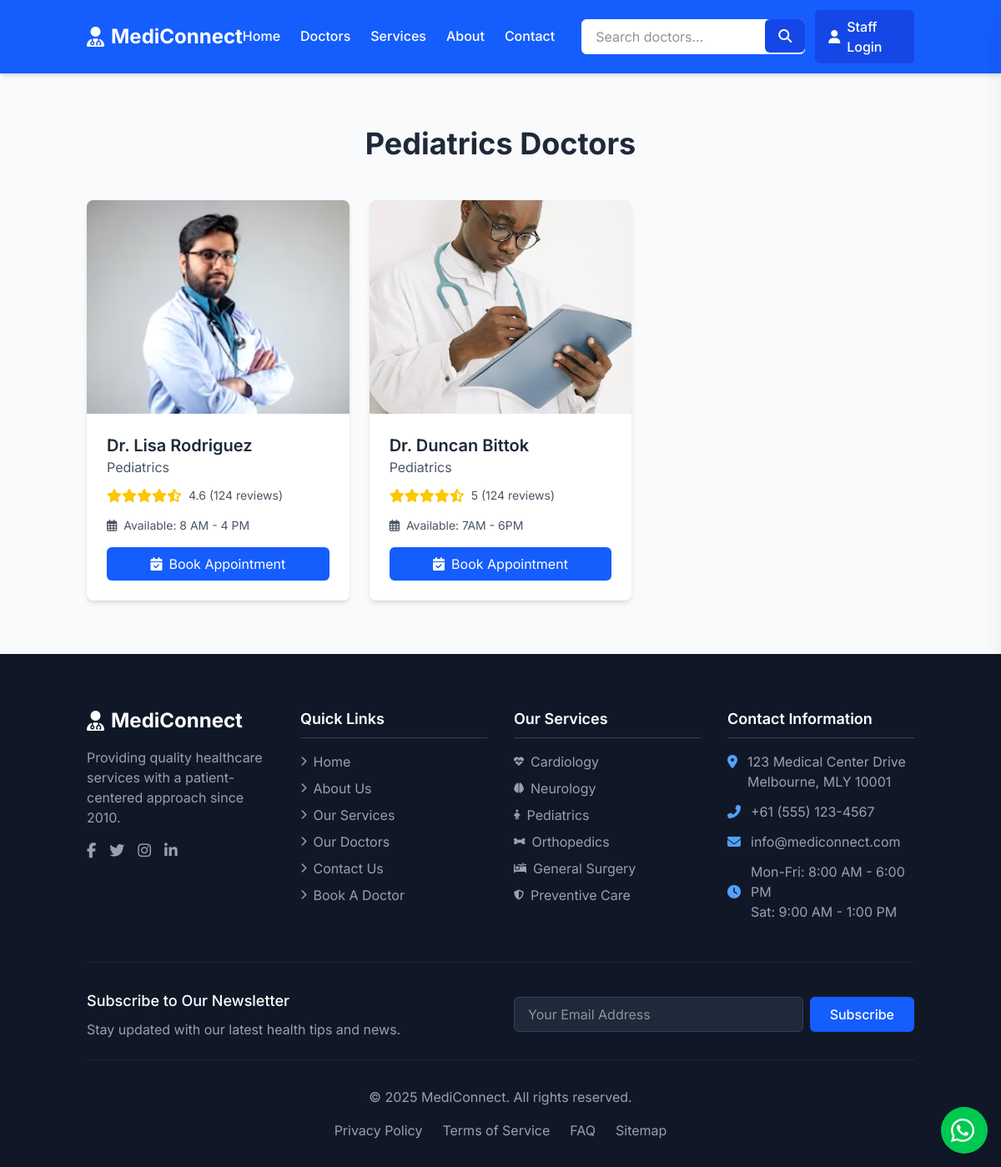
/departmental_doctors/4, run on the app's committed database.
### models/models.py (models this page shows, shortened)
class Department(db.Model):
    id = db.Column(db.Integer, primary_key=True)
    name = db.Column(db.String(100), nullable=False)
    image_url = db.Column(db.String(100), nullable=True)  # Optional image URL for department
    doctors = db.relationship('Doctor', backref='department', lazy=True)

class Doctor(db.Model):
    id = db.Column(db.Integer, primary_key=True)
    name = db.Column(db.String(100), nullable=False)
    department_id = db.Column(db.Integer, db.ForeignKey('department.id'), nullable=False)  # Foreign key to Department
    image_url = db.Column(db.String(300), nullable=False)
    rating = db.Column(db.String(300), nullable=False)  # Doctor's rating
    work_hours = db.Column(db.String(300), nullable=False)  # Working hours of the doctor
    appointments = db.relationship('Appointment', backref='doctor', lazy=True)

### app.py (the view)
@app.route('/departmental_doctors/<int:department_id>' , methods=['GET'])
def departmental_doctors(department_id):
    department = Department.query.get(department_id)
    doctors = Doctor.query.filter_by(department_id=department_id).all()
    return render_template('categorized_doctors.html', doctors=doctors, department=department)

### templates/categorized_doctors.html (shortened to what this page needs)
{% extends "base.html" %}
{% block content %}
<section class="doctors-section py-16 bg-gray-50">
    <div class="container mx-auto px-4">
        <div class="text-center mb-12">
            <h2 class="text-3xl md:text-4xl font-bold text-gray-800 mb-4">
                {{ department.name }} Doctors
            </h2>
        </div>
        {% if doctors|length == 0 %}
        <p class="text-gray-600 text-lg">No doctors are available in this department at the moment!</p>
        {% else %}
        <div class="grid grid-cols-1 sm:grid-cols-2 lg:grid-cols-3 xl:grid-cols-4 gap-6">
            {% for doctor in doctors %}
            <div
                class="bg-white rounded-lg shadow-md overflow-hidden transition-transform hover:shadow-lg hover:-translate-y-1">
                <div class="relative">
                    <img src="{{ url_for('static', filename='uploads/'+doctor.image_url) }}" alt="Dr. Sarah Johnson"
                        class="w-full h-64 object-cover object-center">
                </div>
                <div class="p-6">
                    <h3 class="text-xl font-semibold text-gray-800">{{ doctor.name }}</h3>
                    <p class="text-gray-600 mb-3">{{ doctor.department.name }}</p>
                    <div class="flex items-center mb-4">
                        <div class="flex text-yellow-400">
                            <i class="fas fa-star"></i>
                            <i class="fas fa-star"></i>
                            <i class="fas fa-star"></i>
                            <i class="fas fa-star"></i>
                            <i class="fas fa-star-half-alt"></i>
                        </div>
                        <span class="text-gray-600 text-sm ml-2">{{ doctor.rating }} (124 reviews)</span>
                    </div>
                    <div class="flex items-center text-sm text-gray-600 mb-4">
                        <i class="far fa-calendar-alt mr-2"></i>
                        <span>Available: {{ doctor.work_hours }}</span>
                    </div>
                    <a href="{{ url_for('book_appointment', doctor_id=doctor.id) }}"
                        class="w-full bg-blue-600 text-white py-2 rounded-md hover:bg-blue-700 transition flex items-center justify-center gap-2">
                        <i class="fas fa-calendar-check"></i> Book Appointment
                    </a>
                </div>
            </div>
            {% endfor %}
        </div>
        {% endif %}
    </div>
</section>
{% endblock %}

### data on the page
Department: name "Pediatrics"
Doctor: image_url (picture), name "Dr. Lisa Rodriguez", department.name "Pediatrics", rating "4.6", work_hours "8 AM - 4 PM"
Doctor: image_url (picture), name "Dr. Duncan Bittok", department.name "Pediatrics", rating "5", work_hours "7AM - 6PM"
